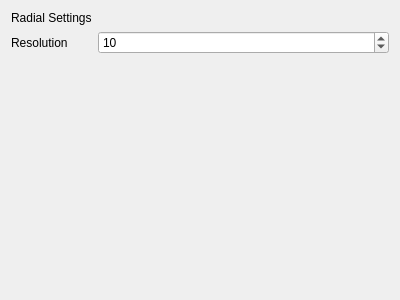
<?xml version="1.0" encoding="UTF-8"?>
<ui version="4.0">
 <class>RadialAnimationControl</class>
 <widget class="QWidget" name="RadialAnimationControl">
  <property name="geometry">
   <rect>
    <x>0</x>
    <y>0</y>
    <width>400</width>
    <height>300</height>
   </rect>
  </property>
  <property name="windowTitle">
   <string>Form</string>
  </property>
  <layout class="QGridLayout" name="gridLayout">
   <item row="0" column="0">
    <layout class="QFormLayout" name="formLayout">
     <item row="0" column="0">
      <widget class="QLabel" name="label">
       <property name="text">
        <string>Radial Settings</string>
       </property>
      </widget>
     </item>
     <item row="1" column="0">
      <widget class="QLabel" name="label_2">
       <property name="text">
        <string>Resolution</string>
       </property>
      </widget>
     </item>
     <item row="1" column="1">
      <widget class="QSpinBox" name="resolutionSpinBox">
       <property name="maximum">
        <number>255</number>
       </property>
       <property name="value">
        <number>10</number>
       </property>
      </widget>
     </item>
    </layout>
   </item>
  </layout>
 </widget>
 <resources/>
 <connections/>
</ui>
